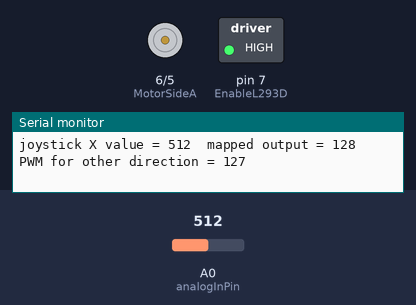
Recording of a sketch running on a simulated Arduino Uno, built with avr-gcc and run on an emulated ATmega328P. On the bench: motor-driver pin pairs drawn as motors (green arrow = first pin HIGH = forward, orange = second pin HIGH = backward, longer = more drive), switched loads named in the sketch (green lamp = pin HIGH), the last lines printed to the serial monitor. The inputs (shaded band) are chosen by the test bench; at power-on: A0 (analogInPin) = 512.

Above: at 1.01 s.
1.3 s: A0 (analogInPin) set to 1023
At 1.3 s:
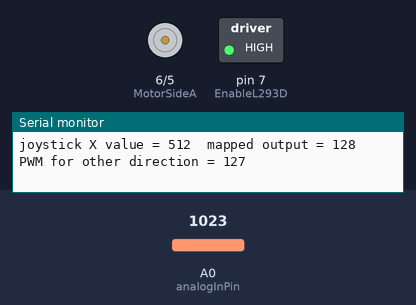
2.8 s: A0 (analogInPin) set to 900
At 3.01 s:
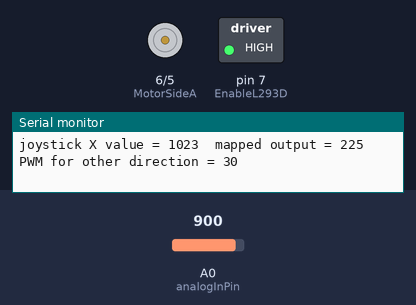
Timing chart, 0 to 11.8 s (numbered marks = the images above; inputs shaded):
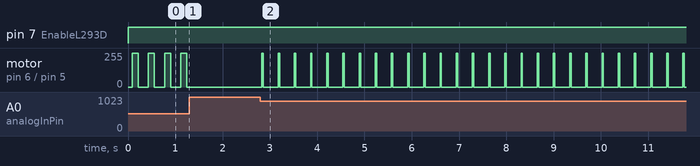

Measured:
- after the input at 1.3 s, motor on pin 6 (MotorSideA) / pin 5 (MotorSideB): stops changing and stays stopped
- after the input at 2.8 s, motor on pin 6 (MotorSideA) / pin 5 (MotorSideB): alternates forward 255/255 for 0.03 s and stopped for 0.31 s, starting at once
- by itself, motor on pin 6 (MotorSideA) / pin 5 (MotorSideB): alternates forward 255/255 for 0.13 s and stopped for 0.22 s

The sketch:

_Joystick_with_Motor.ino
```cpp
#define analogInPin  A0

#define JoystickCenterValue 506

#define EnableL293D 7

#define MotorSideA 6

#define MotorSideB 5


int joystickXValue = 0;


void setup()  {

pinMode(MotorSideB, OUTPUT);

pinMode(MotorSideA, OUTPUT);

pinMode(EnableL293D, OUTPUT);

Serial.begin(9600);

}


void loop()  {

digitalWrite(EnableL293D,HIGH);

joystickXValue = analogRead(analogInPin);

delay(80);

Serial.print("\njoystick X value = ");

Serial.print(joystickXValue);

int val = analogRead(0);

val = map(val, 0, 1020, 0, 255);

int BVal = 255 - val;

Serial.print("\tmapped output = ");

Serial.print(val);

Serial.print("\tPWM for other direction = ");

Serial.print(BVal);


if(joystickXValue<JoystickCenterValue)  {


digitalWrite(MotorSideA, HIGH);

delay(BVal);

digitalWrite(MotorSideA, LOW);

delay(val);

digitalWrite(MotorSideB,LOW);


}else if(joystickXValue>JoystickCenterValue){


digitalWrite(MotorSideA, HIGH);

delay(BVal);

digitalWrite(MotorSideA, LOW);

delay(val);

digitalWrite(MotorSideA,LOW);


}else{


digitalWrite(MotorSideA,LOW);

digitalWrite(MotorSideB,LOW);

}

}
```
